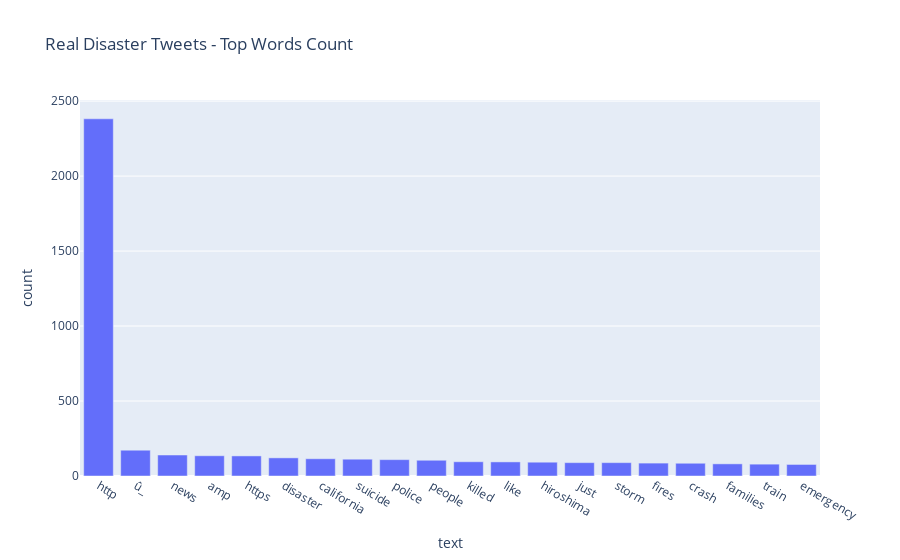

Here is the notebook cell this chart was saved with:
### Code cell
df2 = pd.DataFrame(real_disaster_tweets_counter,
                   columns = ['text' , 'count'])

fig = px.bar(df2[:20],
             x='text',
             y='count',
             title="Real Disaster Tweets - Top Words Count")
fig.show()

### Figure 1 — Plotly figure (JSON) as saved in the notebook; plotly's stock layout.template omitted (floating-point values rounded to 4 significant figures)
{"data": [{"alignmentgroup": "True", "hovertemplate": "text=%{x}<br>count=%{y}<extra></extra>", "legendgroup": "", "marker": {"color": "#636efa"}, "name": "", "offsetgroup": "", "orientation": "v", "showlegend": false, "textposition": "auto", "type": "bar", "x": ["http", "û_", "news", "amp", "https", "disaster", "california", "suicide", "police", "people", "killed", "like", "hiroshima", "just", "storm", "fires", "crash", "families", "train", "emergency"], "xaxis": "x", "y": [2382, 172, 140, 135, 134, 121, 115, 112, 109, 105, 95, 94, 92, 89, 89, 86, 85, 81, 79, 77], "yaxis": "y"}], "layout": {"barmode": "relative", "legend": {"tracegroupgap": 0}, "title": {"text": "Real Disaster Tweets - Top Words Count"}, "xaxis": {"anchor": "y", "domain": [0, 1], "title": {"text": "text"}}, "yaxis": {"anchor": "x", "domain": [0, 1], "title": {"text": "count"}}}}
